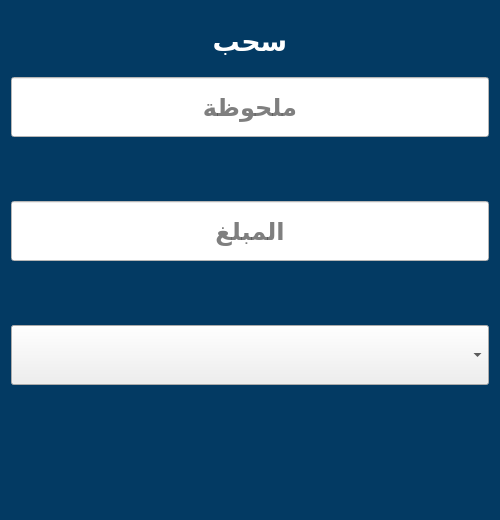
<?xml version="1.0" encoding="UTF-8"?>
<ui version="4.0">
 <class>Form</class>
 <widget class="QWidget" name="Form">
  <property name="geometry">
   <rect>
    <x>0</x>
    <y>0</y>
    <width>500</width>
    <height>520</height>
   </rect>
  </property>
  <property name="minimumSize">
   <size>
    <width>500</width>
    <height>520</height>
   </size>
  </property>
  <property name="maximumSize">
   <size>
    <width>500</width>
    <height>520</height>
   </size>
  </property>
  <property name="windowTitle">
   <string>Form</string>
  </property>
  <property name="styleSheet">
   <string notr="true">background-color:#033a63;</string>
  </property>
  <layout class="QGridLayout" name="gridLayout">
   <item row="0" column="0">
    <layout class="QVBoxLayout" name="verticalLayout_2">
     <item>
      <widget class="QLabel" name="title">
       <property name="minimumSize">
        <size>
         <width>0</width>
         <height>60</height>
        </size>
       </property>
       <property name="maximumSize">
        <size>
         <width>16777215</width>
         <height>60</height>
        </size>
       </property>
       <property name="font">
        <font>
         <pointsize>20</pointsize>
         <bold>true</bold>
        </font>
       </property>
       <property name="styleSheet">
        <string notr="true">color:white</string>
       </property>
       <property name="text">
        <string>سحب</string>
       </property>
       <property name="alignment">
        <set>Qt::AlignCenter</set>
       </property>
      </widget>
     </item>
    </layout>
   </item>
   <item row="1" column="0">
    <layout class="QVBoxLayout" name="verticalLayout">
     <item>
      <widget class="QLineEdit" name="note">
       <property name="minimumSize">
        <size>
         <width>0</width>
         <height>60</height>
        </size>
       </property>
       <property name="font">
        <font>
         <pointsize>18</pointsize>
         <bold>true</bold>
        </font>
       </property>
       <property name="styleSheet">
        <string notr="true">background-color:white</string>
       </property>
       <property name="maxLength">
        <number>30</number>
       </property>
       <property name="alignment">
        <set>Qt::AlignCenter</set>
       </property>
       <property name="placeholderText">
        <string>ملحوظة</string>
       </property>
      </widget>
     </item>
     <item>
      <widget class="QLabel" name="note_err">
       <property name="minimumSize">
        <size>
         <width>0</width>
         <height>50</height>
        </size>
       </property>
       <property name="font">
        <font>
         <pointsize>14</pointsize>
         <bold>true</bold>
        </font>
       </property>
       <property name="styleSheet">
        <string notr="true">color:white</string>
       </property>
       <property name="text">
        <string/>
       </property>
       <property name="alignment">
        <set>Qt::AlignCenter</set>
       </property>
      </widget>
     </item>
     <item>
      <widget class="QLineEdit" name="amount">
       <property name="minimumSize">
        <size>
         <width>0</width>
         <height>60</height>
        </size>
       </property>
       <property name="font">
        <font>
         <pointsize>18</pointsize>
         <bold>true</bold>
        </font>
       </property>
       <property name="styleSheet">
        <string notr="true">background-color:white</string>
       </property>
       <property name="maxLength">
        <number>6</number>
       </property>
       <property name="alignment">
        <set>Qt::AlignCenter</set>
       </property>
       <property name="placeholderText">
        <string>المبلغ</string>
       </property>
      </widget>
     </item>
     <item>
      <widget class="QLabel" name="amount_err">
       <property name="minimumSize">
        <size>
         <width>0</width>
         <height>50</height>
        </size>
       </property>
       <property name="font">
        <font>
         <pointsize>14</pointsize>
         <bold>true</bold>
        </font>
       </property>
       <property name="styleSheet">
        <string notr="true">color:white</string>
       </property>
       <property name="text">
        <string/>
       </property>
       <property name="alignment">
        <set>Qt::AlignCenter</set>
       </property>
      </widget>
     </item>
     <item>
      <widget class="QComboBox" name="employee">
       <property name="minimumSize">
        <size>
         <width>0</width>
         <height>60</height>
        </size>
       </property>
       <property name="font">
        <font>
         <pointsize>18</pointsize>
         <bold>true</bold>
        </font>
       </property>
       <property name="styleSheet">
        <string notr="true">background-color:none</string>
       </property>
      </widget>
     </item>
     <item>
      <widget class="QLabel" name="employee_err">
       <property name="minimumSize">
        <size>
         <width>0</width>
         <height>50</height>
        </size>
       </property>
       <property name="font">
        <font>
         <pointsize>14</pointsize>
         <bold>true</bold>
        </font>
       </property>
       <property name="styleSheet">
        <string notr="true">color:white</string>
       </property>
       <property name="text">
        <string/>
       </property>
       <property name="alignment">
        <set>Qt::AlignCenter</set>
       </property>
      </widget>
     </item>
    </layout>
   </item>
   <item row="2" column="0">
    <layout class="QHBoxLayout" name="horizontalLayout">
     <item>
      <widget class="QPushButton" name="save_btn">
       <property name="minimumSize">
        <size>
         <width>0</width>
         <height>60</height>
        </size>
       </property>
       <property name="cursor">
        <cursorShape>PointingHandCursor</cursorShape>
       </property>
       <property name="styleSheet">
        <string notr="true">QPushButton:hover{
	background-color:#3f5482;
	border: 1px solid #3f5482;
}</string>
       </property>
       <property name="text">
        <string/>
       </property>
       <property name="icon">
        <iconset>
         <normaloff>../icons/save.svg</normaloff>../icons/save.svg</iconset>
       </property>
       <property name="iconSize">
        <size>
         <width>50</width>
         <height>50</height>
        </size>
       </property>
       <property name="flat">
        <bool>true</bool>
       </property>
      </widget>
     </item>
     <item>
      <widget class="QPushButton" name="cancel_btn">
       <property name="minimumSize">
        <size>
         <width>0</width>
         <height>60</height>
        </size>
       </property>
       <property name="cursor">
        <cursorShape>PointingHandCursor</cursorShape>
       </property>
       <property name="styleSheet">
        <string notr="true">QPushButton:hover{
	background-color:#3f5482;
	border: 1px solid #3f5482;
}</string>
       </property>
       <property name="text">
        <string/>
       </property>
       <property name="icon">
        <iconset>
         <normaloff>../icons/cancel.svg</normaloff>../icons/cancel.svg</iconset>
       </property>
       <property name="iconSize">
        <size>
         <width>50</width>
         <height>50</height>
        </size>
       </property>
       <property name="flat">
        <bool>true</bool>
       </property>
      </widget>
     </item>
    </layout>
   </item>
  </layout>
 </widget>
 <resources/>
 <connections>
  <connection>
   <sender>cancel_btn</sender>
   <signal>clicked()</signal>
   <receiver>Form</receiver>
   <slot>close()</slot>
   <hints>
    <hint type="sourcelabel">
     <x>120</x>
     <y>469</y>
    </hint>
    <hint type="destinationlabel">
     <x>5</x>
     <y>8</y>
    </hint>
   </hints>
  </connection>
 </connections>
</ui>
